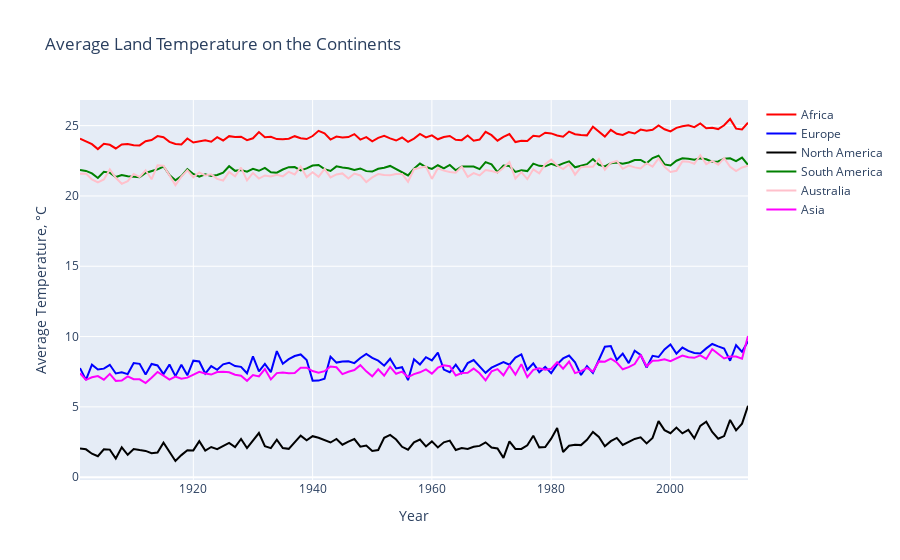

Here is the notebook cell this chart was saved with:
### Code cell
traces = []
#colors = ['rgb(0, 255, 255)', 'rgb(255, 0, 255)', 'rgb(0, 0, 0)',
#          'rgb(255, 0, 0)', 'rgb(0, 255, 0)', 'rgb(0, 0, 255)']
colors = ['red', 'blue', 'black', 'green', 'pink', 'magenta']
years = continents_temps.year.unique()
for i, continent in enumerate(continents):
    traces.append(go.Scatter(
        x=years,
        y=continents_temps[continents_temps.Country == continent].AverageTemperature.values,
        mode='lines',
        name=continent,
        line=dict(color=colors[i]),
    ))
    
    
layout = go.Layout(
    xaxis=dict(title='Year'),
    yaxis=dict(title='Average Temperature, °C'),
    title='Average Land Temperature on the Continents',)

fig = go.Figure(data=traces, layout=layout)
py.iplot(fig)
